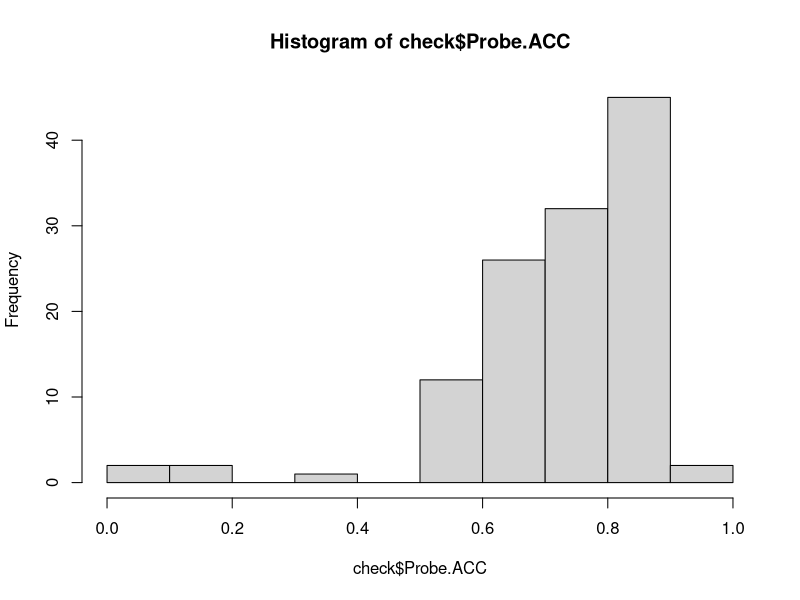

Reproduce this figure in R.
#again I think the best metric might be just
#Exclude those participants who are not significantly better than chance
#maybe I should tighten up the alpha on that judgement to a=.01 rather than a=.05


setwd("C:/data_2014/Scherer_data_post/Study1")
dat=read.delim(file="WIT_study1_refined.txt", sep="\t")
#bad=scan(file="WIT_study1_badsubs.txt", sep="\t")

#calculate beta-crit given a particular alpha
alpha = .01 #specify alpha here: I'm considering .01 instead of .05
n=64*4
se=sqrt(.5*(1-.5)/n)
z.crit= qnorm(1-alpha)
p.null= .5
p.crit=se*z.crit+p.null

p.crit

require(reshape2)
cols=colnames(dat)
dvs=c("Probe.ACC", "Probe.RT")
ids=colnames(dat)[!(colnames(dat) %in% dvs)]
molten=melt(dat, id.var=ids)
check = dcast(molten, sub + ExperimentName + mapping + race ~ variable, 
             fun.aggregate=mean)
hist(check$Probe.ACC)
# bad.acc stores list of subjects with unacceptible accuracy
bad.acc=check$sub[check$Probe.ACC<=p.crit]

#i'll stand by my decision to keep it to those ps with accuracy sig. better than chance.
#maybe one day I'll make a function to simply print off their p-value for p.hat =< .5.

#print("Thou must save manually, my lord!")
write(bad.acc, file="WIT_study1_badsubs.txt", sep="\t")
